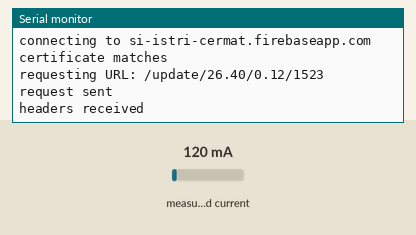
A sketch run on a simulated ESP8266 (NodeMCU). On the bench: the last lines printed to the serial monitor. Inputs (shaded band) come from the test bench; at power-on: measured current 120 mA. WiFi joins after 1.5 s; servers stay silent unless stated; uploads are accepted with an empty reply.

Above: at 2.7 s.
2.8 s: measured current set to 40 mA
At 3.9 s:
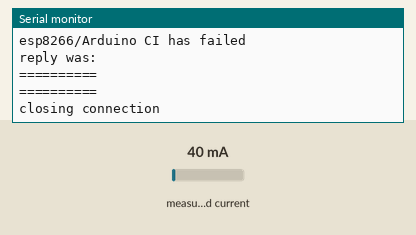
9.8 s: measured current set to 500 mA
At 14.26 s:
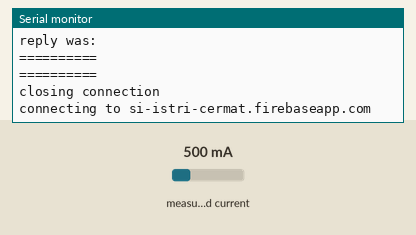
Timing chart, 0 to 15.8 s (numbered marks = the images above; inputs shaded):
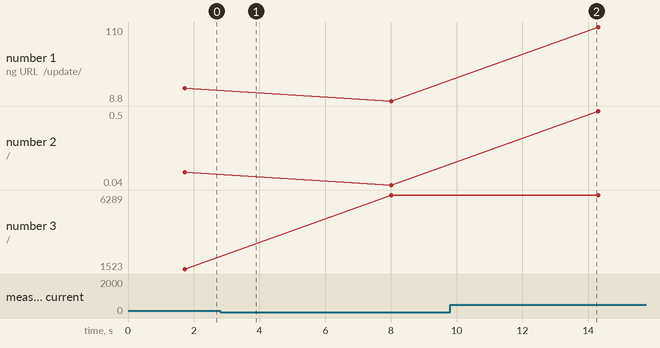

The sketch:

si-istri-cermat-22072019-5pm.ino
```cpp
#include "ACS712.h"

#include <ESP8266WiFi.h>
#include <WiFiClientSecure.h>

ACS712 sensor(ACS712_30A, A0);

uint32_t durasi;
long waktu_start = 0;
long periode = 0;

const char* ssid = "Makassar Robotics";
const char* password = "17agustus1945";

const char* host = "si-istri-cermat.firebaseapp.com";
const int httpsPort = 443;

// Use web browser to view and copy
// SHA1 fingerprint of the certificate
const char* fingerprint = "E5 4E 5F CA 79 3E 5C C8 51 D0 F7 EC FC CA 28 E8 77 C1 04 C1";

void setup() {


   sensor.calibrate();

  Serial.begin(115200);
  Serial.println();
  Serial.print("connecting to ");
  Serial.println(ssid);
  WiFi.mode(WIFI_STA);
  WiFi.begin(ssid, password);
  while (WiFi.status() != WL_CONNECTED) {
    delay(500);
    Serial.print(".");
  }
  Serial.println("");
  Serial.println("WiFi connected");
  Serial.println("IP address: ");
  Serial.println(WiFi.localIP());


}


void loop() {

    float U = 220;
    // By default 50Hz is used, but you can specify own, if necessary
  float I = sensor.getCurrentAC();

  // To calculate the power we need voltage multiplied by current
  float P = U * I;

  durasi = millis();
  periode = durasi - waktu_start;

  // Use WiFiClientSecure class to create TLS connection
  WiFiClientSecure client;
  Serial.print("connecting to ");
  Serial.println(host);
  if (!client.connect(host, httpsPort)) {
    Serial.println("connection failed");
    return;
  }

  if (client.verify(fingerprint, host)) {
    Serial.println("certificate matches");
  } else {
    Serial.println("certificate doesn't match");
  }
    //url syntax : /update/watt/ampere/delay
  String url = "/update/"+String(P) + "/"+String(I) + "/"+String(periode);
  Serial.print("requesting URL: ");
  Serial.println(url);

  client.print(String("GET ") + url + " HTTP/1.1\r\n" +
               "Host: " + host + "\r\n" +
               "User-Agent: BuildFailureDetectorESP8266\r\n" +
               "Connection: close\r\n\r\n");

  Serial.println("request sent");
  while (client.connected()) {
    String line = client.readStringUntil('\n');
    if (line == "\r") {
      Serial.println("headers received");
      break;
    }
  }
  String line = client.readStringUntil('\n');
  if (line.startsWith("{\"state\":\"success\"")) {
    Serial.println("esp8266/Arduino CI successfull!");
  } else {
    Serial.println("esp8266/Arduino CI has failed");
  }
  Serial.println("reply was:");
  Serial.println("==========");
  Serial.println(line);
  Serial.println("==========");
  Serial.println("closing connection");
  delay(5000);
   waktu_start = durasi;
}
```

Measured:
- plotted number 1: 26.4 → 8.8 after the input at 2.8 s, 8.8 → 110 after the input at 9.8 s
- plotted number 2: 0.12 → 0.04 after the input at 2.8 s, 0.04 → 0.5 after the input at 9.8 s
